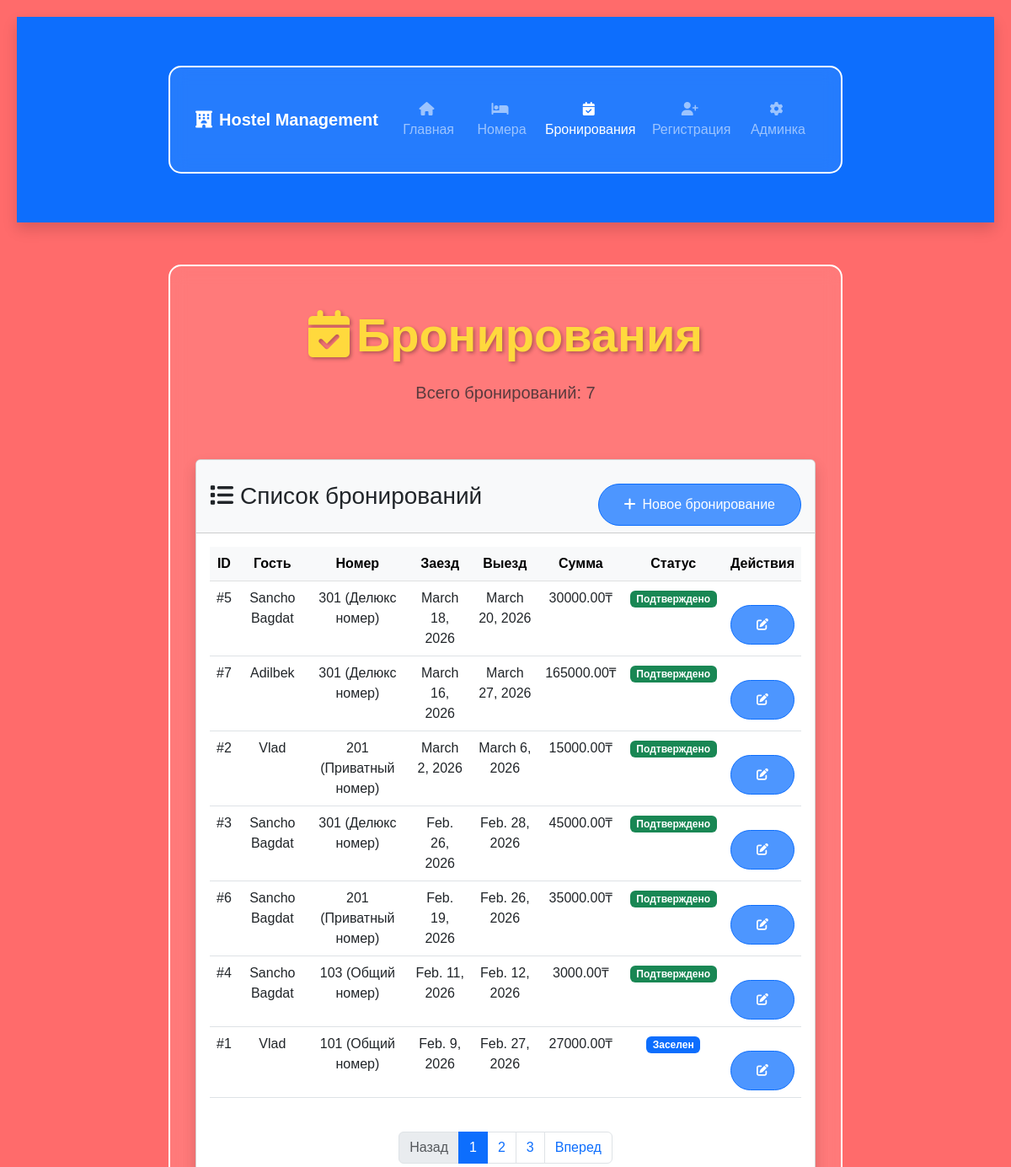
The app's page /bookings/ (upper part), older data.
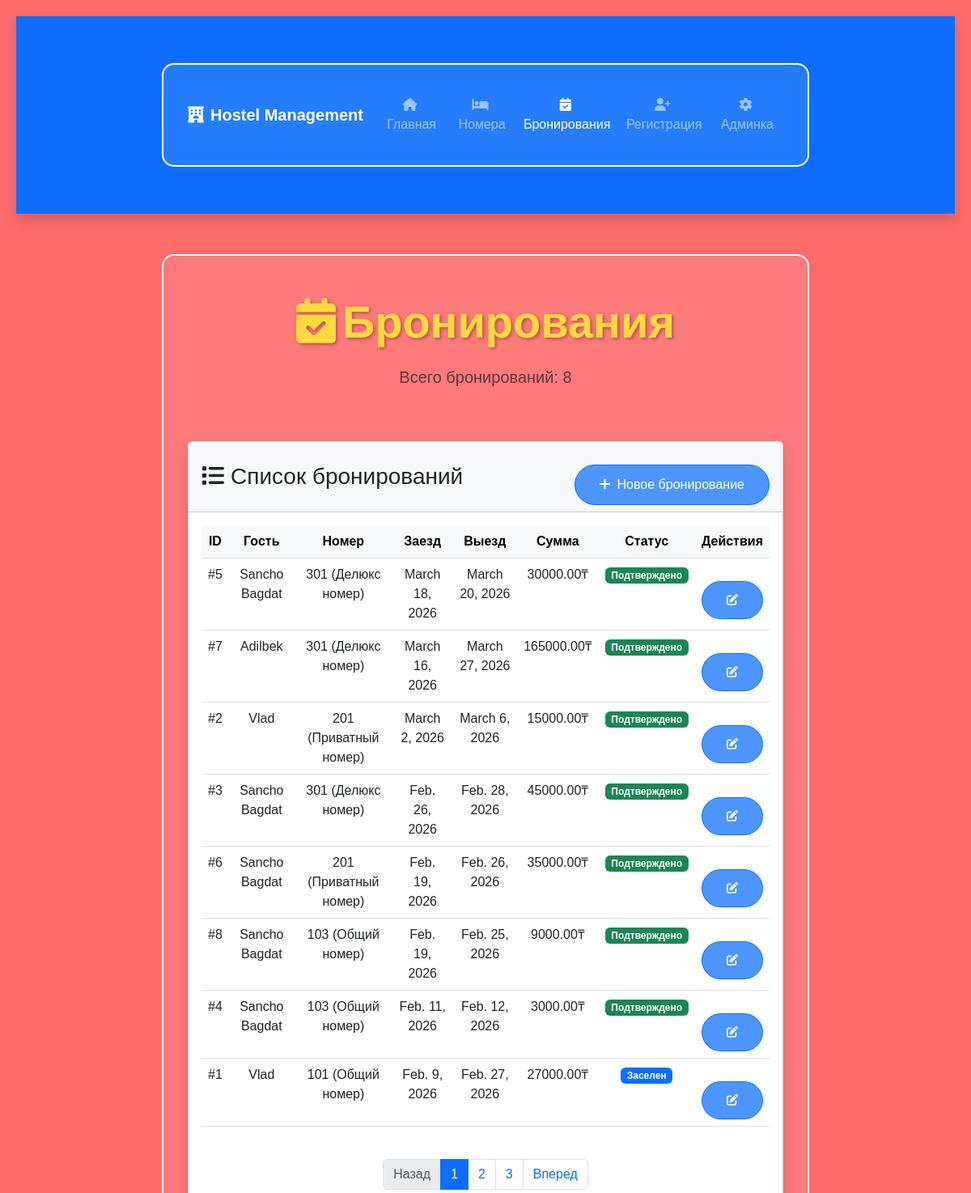
The same page, newer data.
### hostel/models.py (models this page shows, shortened)
class Booking(models.Model):
    room = models.ForeignKey(Room, on_delete=models.CASCADE)
    guest = models.ForeignKey(Guest, on_delete=models.CASCADE)
    check_in = models.DateField()
    check_out = models.DateField()
    total_price = models.DecimalField(max_digits=10, decimal_places=2)
    status = models.CharField(max_length=20, choices=[
        ('confirmed', 'Подтверждено'),
        ('checked_in', 'Заселен'),
        ('checked_out', 'Выселен'),
        ('cancelled', 'Отменено'),
    ], default='confirmed')

class Guest(models.Model):
    name = models.CharField(max_length=100)
    email = models.EmailField(unique=True)
    phone = models.CharField(max_length=20)
    document_id = models.CharField(max_length=50, unique=True)

class Room(models.Model):
    ROOM_TYPES = [
        ('dorm', 'Общий номер'),
        ('private', 'Приватный номер'),
        ('deluxe', 'Делюкс номер'),
    ]
    number = models.CharField(max_length=10, unique=True)
    room_type = models.CharField(max_length=20, choices=ROOM_TYPES)
    capacity = models.IntegerField()
    price_per_night = models.DecimalField(max_digits=10, decimal_places=2)
    description = models.TextField(blank=True)
    is_available = models.BooleanField(default=True)

### hostel/views.py (the view)
# urls.py: path('bookings/', views.booking_list, name='booking_list'),
def booking_list(request):
    bookings = Booking.objects.all().order_by('-check_in')
    return render(request, 'hostel/bookings.html', {'bookings': bookings})

### templates/hostel/bookings.html (shortened to what this page needs)
{% extends 'base.html' %}
{% block content %}
<div class="container py-5">
    <div class="row mb-5">
        <div class="col">
            <h1 class="display-4 fw-bold text-center">
                <i class="fas fa-calendar-check me-2"></i>Бронирования
            </h1>
            <p class="lead text-center text-muted">
                Всего бронирований: {{ bookings|length }}
            </p>
        </div>
    </div>
    <div class="row">
        <div class="col">
            <div class="card shadow">
                <div class="card-header bg-light d-flex justify-content-between align-items-center">
                    <h3 class="mb-0"><i class="fas fa-list me-2"></i>Список бронирований</h3>
                    <a href="{% url 'create_booking' %}" class="btn btn-primary">
                        <i class="fas fa-plus me-2"></i>Новое бронирование
                    </a>
                </div>
                <div class="card-body">
                    {% if bookings %}
                    <div class="table-responsive">
                        <table class="table table-hover">
                            <thead class="table-light">
                                <tr>
                                    <th>ID</th>
                                    <th>Гость</th>
                                    <th>Номер</th>
                                    <th>Заезд</th>
                                    <th>Выезд</th>
                                    <th>Сумма</th>
                                    <th>Статус</th>
                                    <th>Действия</th>
                                </tr>
                            </thead>
                            <tbody>
                                {% for booking in bookings %}
                                <tr>
                                    <td>#{{ booking.id }}</td>
                                    <td>{{ booking.guest.name }}</td>
                                    <td>{{ booking.room.number }} ({{ booking.room.get_room_type_display }})</td>
                                    <td>{{ booking.check_in }}</td>
                                    <td>{{ booking.check_out }}</td>
                                    <td>{{ booking.total_price }}₸</td>
                                    <td>
                                        {% if booking.status == 'confirmed' %}
                                            <span class="badge bg-success">Подтверждено</span>
                                        {% elif booking.status == 'checked_in' %}
                                            <span class="badge bg-primary">Заселен</span>
                                        {% elif booking.status == 'checked_out' %}
                                            <span class="badge bg-secondary">Выселен</span>
                                        {% elif booking.status == 'cancelled' %}
                                            <span class="badge bg-danger">Отменено</span>
                                        {% else %}
                                            <span class="badge bg-warning">{{ booking.status }}</span>
                                        {% endif %}
                                    </td>
                                    <td>
                                        <button class="btn btn-sm btn-outline-primary">
                                            <i class="fas fa-edit"></i>
                                        </button>
                                    </td>
                                </tr>
                                {% endfor %}
                            </tbody>
                        </table>
                    </div>
                    <nav aria-label="Навигация по страницам" class="mt-4">
                        <ul class="pagination justify-content-center">
                            <li class="page-item disabled">
                                <a class="page-link" href="#" tabindex="-1">Назад</a>
                            </li>
                            <li class="page-item active"><a class="page-link" href="#">1</a></li>
                            <li class="page-item"><a class="page-link" href="#">2</a></li>
                            <li class="page-item"><a class="page-link" href="#">3</a></li>
                            <li class="page-item">
                                <a class="page-link" href="#">Вперед</a>
                            </li>
                        </ul>
                    </nav>
                    {% endif %}
                </div>
            </div>
        </div>
    </div>
</div>
{% endblock %}

### templates/base.html (shortened to what this page needs)
<!DOCTYPE html>
<html lang="ru">
<head>
    {% load static %}
    <link href="https://cdn.jsdelivr.net/npm/bootstrap@5.3.0/dist/css/bootstrap.min.css" rel="stylesheet">
    <link rel="stylesheet" href="https://cdnjs.cloudflare.com/ajax/libs/font-awesome/6.4.0/css/all.min.css">
    <link rel="stylesheet" href="{% static 'css/style.css' %}">
</head>
<body>
    <nav class="navbar navbar-expand-lg navbar-dark bg-primary sticky-top shadow">
        <div class="container">
            <a class="navbar-brand fw-bold" href="/">
                <i class="fas fa-hotel me-2"></i>Hostel Management
            </a>
            <div class="collapse navbar-collapse" id="navbarNav">
                <ul class="navbar-nav ms-auto">
                    <li class="nav-item">
                        <a class="nav-link {% if request.path == '/' %}active{% endif %}" href="/">
                            <i class="fas fa-home me-1"></i> Главная
                        </a>
                    </li>
                    <li class="nav-item">
                        <a class="nav-link {% if '/rooms/' in request.path %}active{% endif %}" href="/rooms/">
                            <i class="fas fa-bed me-1"></i> Номера
                        </a>
                    </li>
                    <li class="nav-item">
                        <a class="nav-link {% if '/bookings/' in request.path %}active{% endif %}" href="/bookings/">
                            <i class="fas fa-calendar-check me-1"></i> Бронирования
                        </a>
                    </li>
                    <li class="nav-item">
                        <a class="nav-link {% if '/guest/register/' in request.path %}active{% endif %}" href="/guest/register/">
                            <i class="fas fa-user-plus me-1"></i> Регистрация
                        </a>
                    </li>
                    <li class="nav-item">
                        <a class="nav-link {% if '/admin/' in request.path %}active{% endif %}" href="/admin">
                            <i class="fas fa-cog me-1"></i> Админка
                        </a>
                    </li>
                </ul>
            </div>
        </div>
    </nav>
    <main>
        {% block content %}{% endblock %}
    </main>
</body>
</html>

### static/css/style.css (style rules this page uses)
body { background-color: #ff6b6b !important; font-family: 'Arial', sans-serif; margin: 0; padding: 20px; color: white; min-height: 100vh; }
.container { max-width: 800px; margin: 50px auto; background: rgba(255, 255, 255, 0.1); padding: 30px; border-radius: 15px; text-align: center; backdrop-filter: blur(10px); border: 2px solid white; }
h1 { color: #ffd93d; font-size: 3em; margin-bottom: 20px; text-shadow: 2px 2px 4px rgba(0,0,0,0.3); }
.btn { display: inline-block; background: #4d96ff; color: white; padding: 12px 30px; border-radius: 25px; text-decoration: none; margin-top: 20px; transition: all 0.3s; }

Row changes from the older to the newer data that the page shows:
added Booking: id "8", guest.name "Sancho Bagdat", room.number "103", room.room_type "Общий номер", check_in "Feb. 19, 2026", check_out "Feb. 25, 2026", total_price "9000.00", status "Подтверждено"
Text that changed along with them:
{{ bookings|length }}: "7" → "8"
